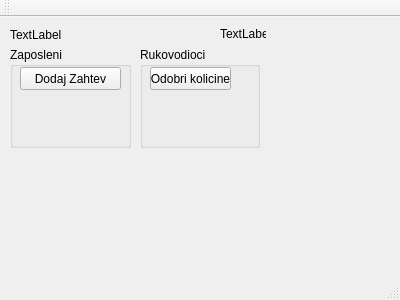
<?xml version="1.0" encoding="UTF-8"?>
<ui version="4.0">
 <class>MainWindow</class>
 <widget class="QMainWindow" name="MainWindow">
  <property name="geometry">
   <rect>
    <x>0</x>
    <y>0</y>
    <width>400</width>
    <height>300</height>
   </rect>
  </property>
  <property name="windowTitle">
   <string>MainWindow</string>
  </property>
  <widget class="QWidget" name="centralWidget">
   <widget class="QGroupBox" name="groupBox">
    <property name="geometry">
     <rect>
      <x>10</x>
      <y>30</y>
      <width>121</width>
      <height>101</height>
     </rect>
    </property>
    <property name="title">
     <string>Zaposleni</string>
    </property>
    <widget class="QPushButton" name="btnZahtevi">
     <property name="geometry">
      <rect>
       <x>10</x>
       <y>20</y>
       <width>101</width>
       <height>23</height>
      </rect>
     </property>
     <property name="text">
      <string>Dodaj Zahtev</string>
     </property>
    </widget>
   </widget>
   <widget class="QGroupBox" name="groupBox_2">
    <property name="geometry">
     <rect>
      <x>140</x>
      <y>30</y>
      <width>120</width>
      <height>101</height>
     </rect>
    </property>
    <property name="title">
     <string>Rukovodioci</string>
    </property>
    <widget class="QPushButton" name="btnOdobravanje">
     <property name="geometry">
      <rect>
       <x>10</x>
       <y>20</y>
       <width>81</width>
       <height>23</height>
      </rect>
     </property>
     <property name="text">
      <string>Odobri kolicine</string>
     </property>
    </widget>
   </widget>
   <widget class="QLabel" name="lbIme">
    <property name="geometry">
     <rect>
      <x>10</x>
      <y>10</y>
      <width>141</width>
      <height>16</height>
     </rect>
    </property>
    <property name="text">
     <string>TextLabel</string>
    </property>
   </widget>
   <widget class="QLabel" name="lbId">
    <property name="geometry">
     <rect>
      <x>220</x>
      <y>10</y>
      <width>46</width>
      <height>13</height>
     </rect>
    </property>
    <property name="text">
     <string>TextLabel</string>
    </property>
   </widget>
  </widget>
  <widget class="QMenuBar" name="menuBar">
   <property name="geometry">
    <rect>
     <x>0</x>
     <y>0</y>
     <width>400</width>
     <height>21</height>
    </rect>
   </property>
  </widget>
  <widget class="QToolBar" name="mainToolBar">
   <attribute name="toolBarArea">
    <enum>TopToolBarArea</enum>
   </attribute>
   <attribute name="toolBarBreak">
    <bool>false</bool>
   </attribute>
  </widget>
  <widget class="QStatusBar" name="statusBar"/>
 </widget>
 <layoutdefault spacing="6" margin="11"/>
 <resources/>
 <connections/>
</ui>
